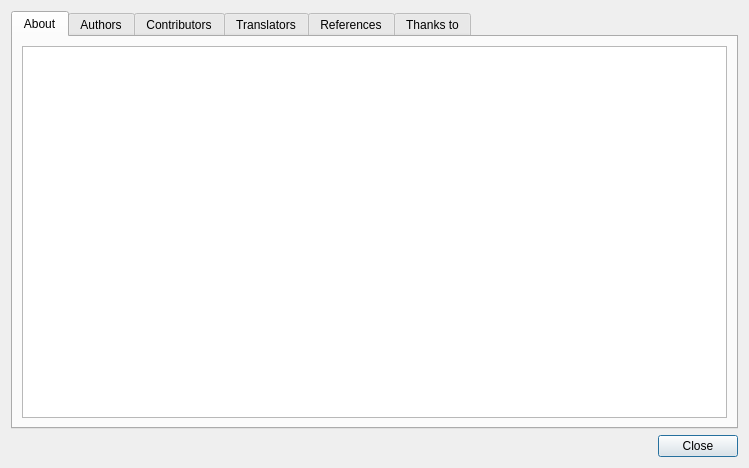
<?xml version="1.0" encoding="UTF-8"?>
<ui version="4.0">
 <class>HelpAboutForm_template</class>
 <widget class="QDialog" name="HelpAboutForm_template">
  <property name="geometry">
   <rect>
    <x>0</x>
    <y>0</y>
    <width>749</width>
    <height>468</height>
   </rect>
  </property>
  <property name="windowTitle">
   <string>About Open-Timetable - Free Timetabling Software</string>
  </property>
  <layout class="QGridLayout" name="gridLayout">
   <item row="0" column="0">
    <widget class="QTabWidget" name="tabWidget">
     <property name="currentIndex">
      <number>0</number>
     </property>
     <property name="usesScrollButtons">
      <bool>true</bool>
     </property>
     <widget class="QWidget" name="aboutTab">
      <attribute name="title">
       <string>About</string>
      </attribute>
      <layout class="QGridLayout">
       <property name="leftMargin">
        <number>9</number>
       </property>
       <property name="topMargin">
        <number>9</number>
       </property>
       <property name="rightMargin">
        <number>9</number>
       </property>
       <property name="bottomMargin">
        <number>9</number>
       </property>
       <property name="spacing">
        <number>6</number>
       </property>
       <item row="0" column="0">
        <widget class="QTextBrowser" name="aboutTextBrowser">
         <property name="html">
          <string notr="true">&lt;!DOCTYPE HTML PUBLIC &quot;-//W3C//DTD HTML 4.0//EN&quot; &quot;http://www.w3.org/TR/REC-html40/strict.dtd&quot;&gt;
&lt;html&gt;&lt;head&gt;&lt;meta name=&quot;qrichtext&quot; content=&quot;1&quot; /&gt;&lt;style type=&quot;text/css&quot;&gt;
p, li { white-space: pre-wrap; }
&lt;/style&gt;&lt;/head&gt;&lt;body style=&quot; font-family:'Noto Sans'; font-size:11pt; font-weight:400; font-style:normal;&quot;&gt;
&lt;p style=&quot;-qt-paragraph-type:empty; margin-top:0px; margin-bottom:0px; margin-left:0px; margin-right:0px; -qt-block-indent:0; text-indent:0px; font-family:'Sans'; font-size:10pt;&quot;&gt;&lt;br /&gt;&lt;/p&gt;&lt;/body&gt;&lt;/html&gt;</string>
         </property>
        </widget>
       </item>
      </layout>
     </widget>
     <widget class="QWidget" name="authorsTab">
      <attribute name="title">
       <string>Authors</string>
      </attribute>
      <layout class="QGridLayout">
       <property name="leftMargin">
        <number>9</number>
       </property>
       <property name="topMargin">
        <number>9</number>
       </property>
       <property name="rightMargin">
        <number>9</number>
       </property>
       <property name="bottomMargin">
        <number>9</number>
       </property>
       <property name="spacing">
        <number>6</number>
       </property>
       <item row="0" column="0">
        <widget class="QTextBrowser" name="authorsTextBrowser">
         <property name="html">
          <string notr="true">&lt;!DOCTYPE HTML PUBLIC &quot;-//W3C//DTD HTML 4.0//EN&quot; &quot;http://www.w3.org/TR/REC-html40/strict.dtd&quot;&gt;
&lt;html&gt;&lt;head&gt;&lt;meta name=&quot;qrichtext&quot; content=&quot;1&quot; /&gt;&lt;style type=&quot;text/css&quot;&gt;
p, li { white-space: pre-wrap; }
&lt;/style&gt;&lt;/head&gt;&lt;body style=&quot; font-family:'Noto Sans'; font-size:11pt; font-weight:400; font-style:normal;&quot;&gt;
&lt;p style=&quot;-qt-paragraph-type:empty; margin-top:0px; margin-bottom:0px; margin-left:0px; margin-right:0px; -qt-block-indent:0; text-indent:0px; font-family:'Sans'; font-size:10pt;&quot;&gt;&lt;br /&gt;&lt;/p&gt;&lt;/body&gt;&lt;/html&gt;</string>
         </property>
        </widget>
       </item>
      </layout>
     </widget>
     <widget class="QWidget" name="contributorsTab">
      <attribute name="title">
       <string comment="The people who contributed code to FET">Contributors</string>
      </attribute>
      <layout class="QGridLayout" name="gridLayout_2">
       <item row="0" column="0">
        <widget class="QTextBrowser" name="contributorsTextBrowser">
         <property name="html">
          <string notr="true">&lt;!DOCTYPE HTML PUBLIC &quot;-//W3C//DTD HTML 4.0//EN&quot; &quot;http://www.w3.org/TR/REC-html40/strict.dtd&quot;&gt;
&lt;html&gt;&lt;head&gt;&lt;meta name=&quot;qrichtext&quot; content=&quot;1&quot; /&gt;&lt;style type=&quot;text/css&quot;&gt;
p, li { white-space: pre-wrap; }
&lt;/style&gt;&lt;/head&gt;&lt;body style=&quot; font-family:'Noto Sans'; font-size:11pt; font-weight:400; font-style:normal;&quot;&gt;
&lt;p style=&quot;-qt-paragraph-type:empty; margin-top:0px; margin-bottom:0px; margin-left:0px; margin-right:0px; -qt-block-indent:0; text-indent:0px; font-family:'Sans'; font-size:10pt;&quot;&gt;&lt;br /&gt;&lt;/p&gt;&lt;/body&gt;&lt;/html&gt;</string>
         </property>
        </widget>
       </item>
      </layout>
     </widget>
     <widget class="QWidget" name="translatorsTab">
      <attribute name="title">
       <string>Translators</string>
      </attribute>
      <layout class="QGridLayout">
       <property name="leftMargin">
        <number>9</number>
       </property>
       <property name="topMargin">
        <number>9</number>
       </property>
       <property name="rightMargin">
        <number>9</number>
       </property>
       <property name="bottomMargin">
        <number>9</number>
       </property>
       <property name="spacing">
        <number>6</number>
       </property>
       <item row="0" column="0">
        <widget class="QTextBrowser" name="translatorsTextBrowser">
         <property name="html">
          <string notr="true">&lt;!DOCTYPE HTML PUBLIC &quot;-//W3C//DTD HTML 4.0//EN&quot; &quot;http://www.w3.org/TR/REC-html40/strict.dtd&quot;&gt;
&lt;html&gt;&lt;head&gt;&lt;meta name=&quot;qrichtext&quot; content=&quot;1&quot; /&gt;&lt;style type=&quot;text/css&quot;&gt;
p, li { white-space: pre-wrap; }
&lt;/style&gt;&lt;/head&gt;&lt;body style=&quot; font-family:'Noto Sans'; font-size:11pt; font-weight:400; font-style:normal;&quot;&gt;
&lt;p style=&quot;-qt-paragraph-type:empty; margin-top:0px; margin-bottom:0px; margin-left:0px; margin-right:0px; -qt-block-indent:0; text-indent:0px; font-family:'Sans'; font-size:10pt;&quot;&gt;&lt;br /&gt;&lt;/p&gt;&lt;/body&gt;&lt;/html&gt;</string>
         </property>
        </widget>
       </item>
      </layout>
     </widget>
     <widget class="QWidget" name="referencesTab">
      <attribute name="title">
       <string>References</string>
      </attribute>
      <layout class="QGridLayout">
       <property name="leftMargin">
        <number>9</number>
       </property>
       <property name="topMargin">
        <number>9</number>
       </property>
       <property name="rightMargin">
        <number>9</number>
       </property>
       <property name="bottomMargin">
        <number>9</number>
       </property>
       <property name="spacing">
        <number>6</number>
       </property>
       <item row="0" column="0">
        <widget class="QTextBrowser" name="referencesTextBrowser">
         <property name="html">
          <string notr="true">&lt;!DOCTYPE HTML PUBLIC &quot;-//W3C//DTD HTML 4.0//EN&quot; &quot;http://www.w3.org/TR/REC-html40/strict.dtd&quot;&gt;
&lt;html&gt;&lt;head&gt;&lt;meta name=&quot;qrichtext&quot; content=&quot;1&quot; /&gt;&lt;style type=&quot;text/css&quot;&gt;
p, li { white-space: pre-wrap; }
&lt;/style&gt;&lt;/head&gt;&lt;body style=&quot; font-family:'Noto Sans'; font-size:11pt; font-weight:400; font-style:normal;&quot;&gt;
&lt;p style=&quot;-qt-paragraph-type:empty; margin-top:0px; margin-bottom:0px; margin-left:0px; margin-right:0px; -qt-block-indent:0; text-indent:0px; font-family:'Sans'; font-size:10pt;&quot;&gt;&lt;br /&gt;&lt;/p&gt;&lt;/body&gt;&lt;/html&gt;</string>
         </property>
        </widget>
       </item>
      </layout>
     </widget>
     <widget class="QWidget" name="thanksToTab">
      <attribute name="title">
       <string>Thanks to</string>
      </attribute>
      <layout class="QGridLayout">
       <property name="leftMargin">
        <number>9</number>
       </property>
       <property name="topMargin">
        <number>9</number>
       </property>
       <property name="rightMargin">
        <number>9</number>
       </property>
       <property name="bottomMargin">
        <number>9</number>
       </property>
       <property name="spacing">
        <number>6</number>
       </property>
       <item row="0" column="0">
        <widget class="QTextBrowser" name="thanksToTextBrowser">
         <property name="html">
          <string notr="true">&lt;!DOCTYPE HTML PUBLIC &quot;-//W3C//DTD HTML 4.0//EN&quot; &quot;http://www.w3.org/TR/REC-html40/strict.dtd&quot;&gt;
&lt;html&gt;&lt;head&gt;&lt;meta name=&quot;qrichtext&quot; content=&quot;1&quot; /&gt;&lt;style type=&quot;text/css&quot;&gt;
p, li { white-space: pre-wrap; }
&lt;/style&gt;&lt;/head&gt;&lt;body style=&quot; font-family:'Noto Sans'; font-size:11pt; font-weight:400; font-style:normal;&quot;&gt;
&lt;p style=&quot;-qt-paragraph-type:empty; margin-top:0px; margin-bottom:0px; margin-left:0px; margin-right:0px; -qt-block-indent:0; text-indent:0px; font-family:'Sans'; font-size:10pt;&quot;&gt;&lt;br /&gt;&lt;/p&gt;&lt;/body&gt;&lt;/html&gt;</string>
         </property>
        </widget>
       </item>
      </layout>
     </widget>
    </widget>
   </item>
   <item row="1" column="0">
    <layout class="QHBoxLayout" name="horizontalLayout">
     <item>
      <spacer name="horizontalSpacer">
       <property name="orientation">
        <enum>Qt::Horizontal</enum>
       </property>
       <property name="sizeHint" stdset="0">
        <size>
         <width>40</width>
         <height>20</height>
        </size>
       </property>
      </spacer>
     </item>
     <item>
      <widget class="QPushButton" name="closePushButton">
       <property name="text">
        <string>Close</string>
       </property>
      </widget>
     </item>
    </layout>
   </item>
  </layout>
 </widget>
 <resources/>
 <connections/>
</ui>
